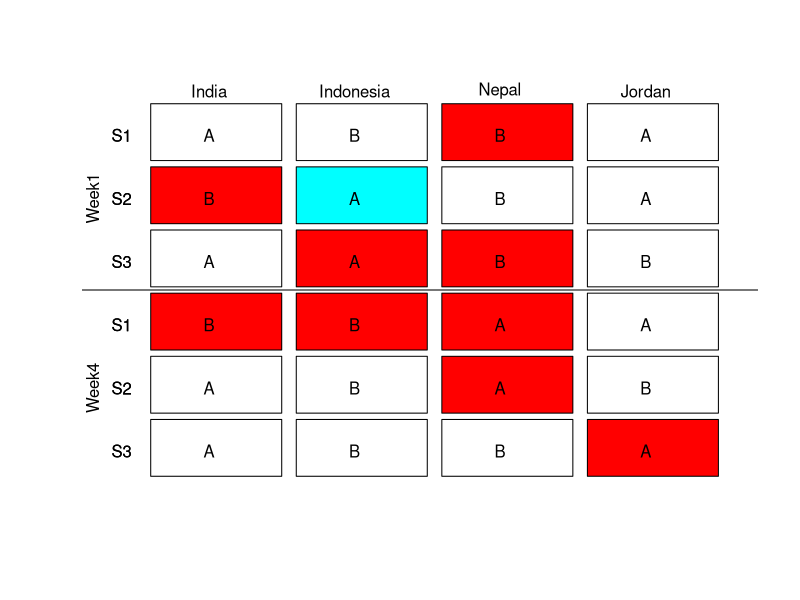
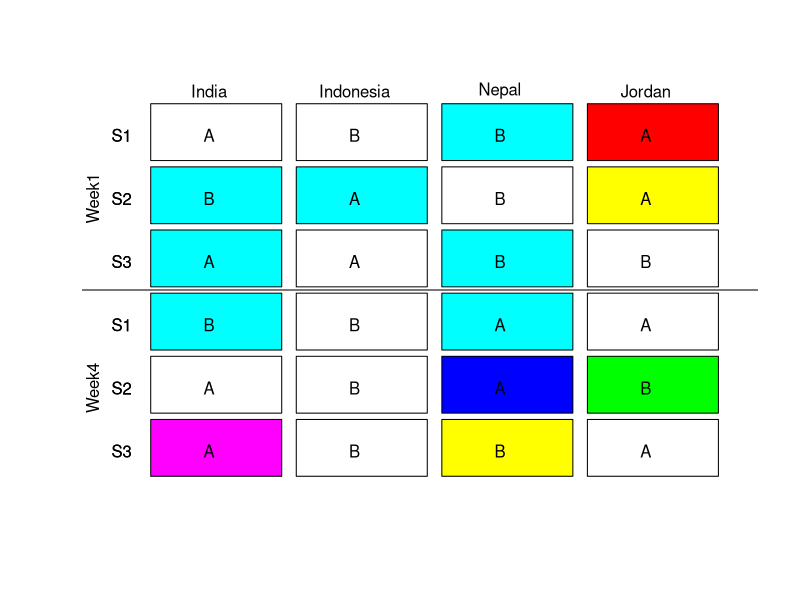
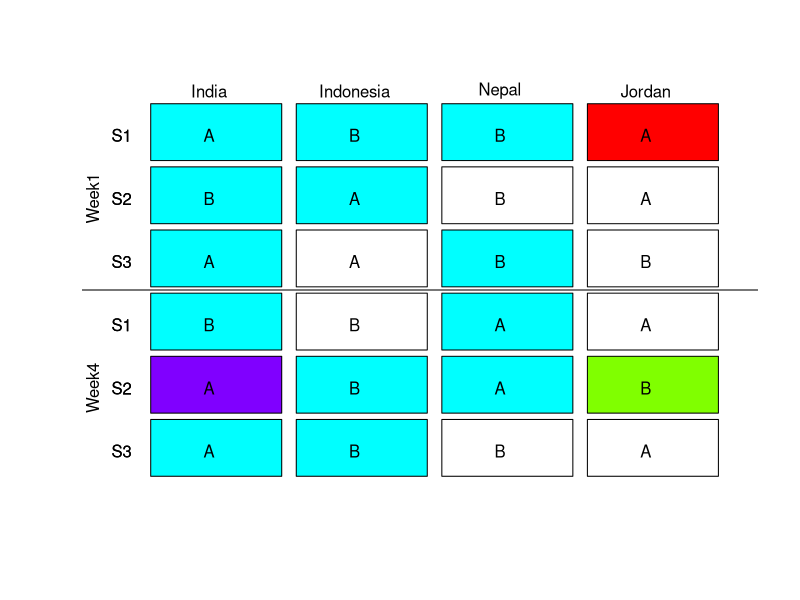
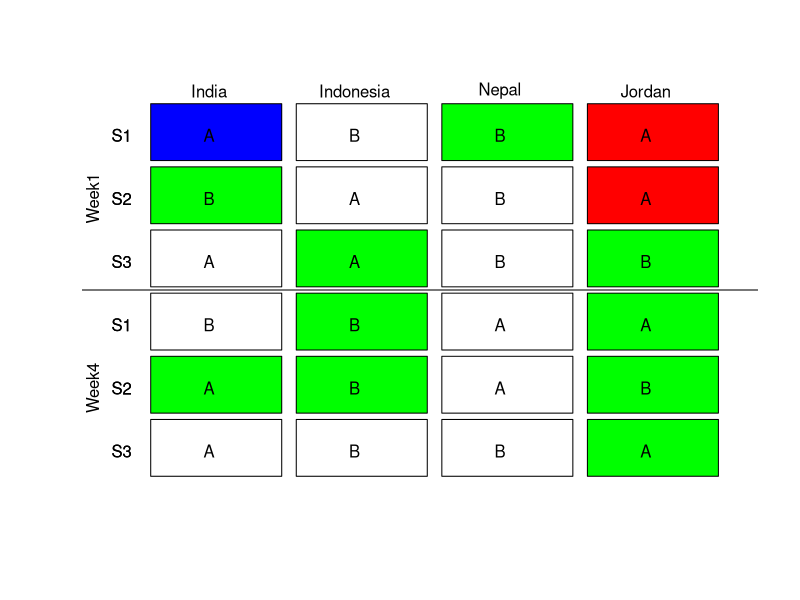
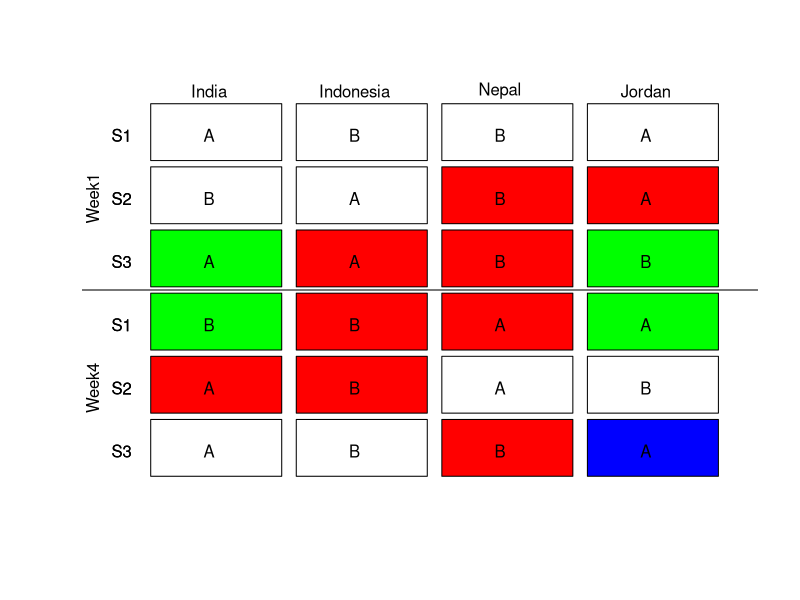
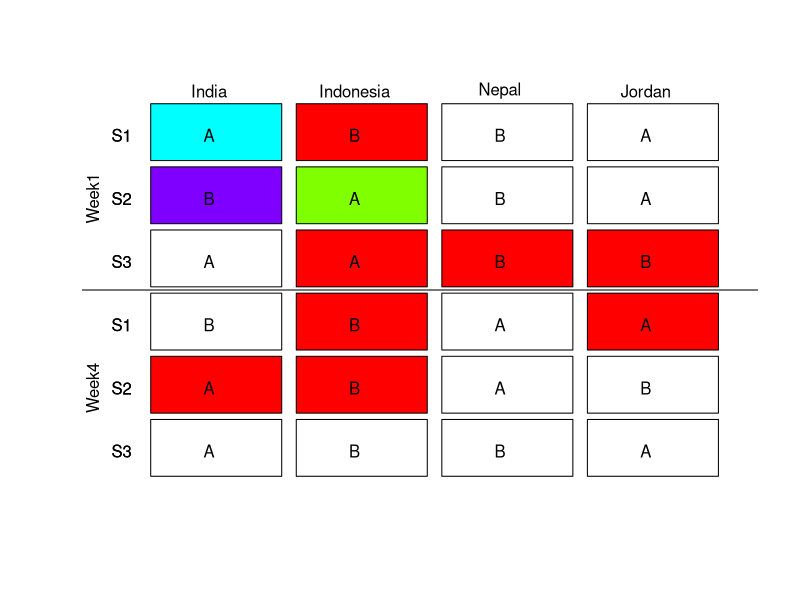

Write R code to recreate these figures, in order.
library(ggplot2)
setwd("~/Documents/MPI/KangSukColours/ColourExperiment/analysis/")

d = read.csv("../data/processedData/variants_processed.csv", stringsAsFactors = F)

colourNumbers = c("1","5","7","14",'18','24')
colourNames = c("red",'brown','black','green','yellow','pink')
names(colourNames) = colourNumbers
colourNamesDark = c("dark red", 'orange', 'gray', 'dark green','gold', 'purple')


d = d[d$trial_value %in% colourNumbers,]

d$trialColourName = colourNames[d$trial_value]
d$trialColourName = factor(d$trialColourName, levels = colourNames)

individuals = unique(c(d$part1,d$part2))


getLetters = function(pairs){
  letterCount = 1
  let = matrix(nrow=6,ncol=4)
  colnames(let) = individuals
  currentLetter = "A"
  for(i in 1:nrow(pairs)){
      let[letterCount,pairs[i,]$part1] = currentLetter
      let[letterCount,pairs[i,]$part2] = currentLetter
      if(currentLetter=="A"){
        currentLetter = "B"
      } else{
        currentLetter = "A"
      }
      if(i %% 2==0){
        letterCount = letterCount +1
      }
  }
  return(let)
}

makeTamatizPlot = function(res,pairs){
  variants = unique((res[!is.na(res)]))
  colours = rainbow(length(variants))
  names(colours) = variants
  col = colours[res]
  col[is.na(col)] = 'white'
  col = matrix(col, ncol=4)
  
  # note that we're plotting upside down!
  plot(c(5,1),c(7,1),type='n',xaxt='n',yaxt='n',xlab='',ylab='', bty='n',ylim=c(7,0.9),xlim=c(5.2,0.9))
  for(j in 1:6){
    for(i in 1:4){
      rect(i,j,i+0.9,j+0.9,col = col[j,i])
    }
  }
  text((1:4)+0.5,rep(0.8,4),individuals)
  text(rep(5.1,6),(1:6)+0.5,paste("S",rep(1:3,2),sep=''))
  text(rep(5.1,6),(1:6)+0.5,paste("S",rep(1:3,2),sep=''))
  text(rep(5.3,2),c(2.5,5.5),c("Week1","Week4") ,srt=90)
  abline(h=3.95)
  
  letters = getLetters(pairs)
  for(i in 1:6){
    for(j in 1:4){
      text(j+0.5,i+0.5,letters[7-i,j])
    }
  }
}





# d is already in correct time order
for(colourID in colourNumbers){
  
  res = matrix(nrow=6,ncol=4)
  colnames(res) = individuals
  rowTracker = 1
  
  for(week in unique(d$week)){
    pairs = unique(paste(d[d$week==week,]$part1,d[d$week==week,]$part2, d[d$week==week,]$session))
    dx = d[d$week==week & d$trial_value==colourID,]
    dx$pair = paste(dx$part1,dx$part2,dx$session)
    for(session in 1:3){
      dxx = dx[dx$session==session & dx$director==dx$speaker,] 
      firstSigns = tapply(dxx$sign_value,dxx$speakerName,head,n=1)
      res[rowTracker,] = firstSigns[individuals]
      rowTracker = rowTracker + 1
    }
    
  }
  pairs = d[,c("part1","part2","week","session")]
  pairs = pairs[!duplicated(apply(pairs,1,paste,collapse='')),]
  
  filename = paste("../results/descriptive/selectionPlots/SelectionPlot_", colourNames[colourID],".pdf",sep='')
  
  pdf(filename, width=6,height=6)
  makeTamatizPlot(res,pairs)
  dev.off()
  
  
}




